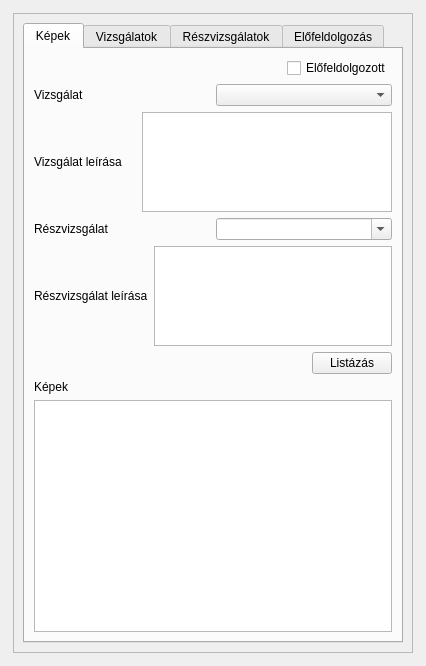
<?xml version="1.0" encoding="UTF-8"?>
<ui version="4.0">
 <class>MainWindow</class>
 <widget class="QMainWindow" name="MainWindow">
  <property name="geometry">
   <rect>
    <x>0</x>
    <y>0</y>
    <width>426</width>
    <height>666</height>
   </rect>
  </property>
  <property name="windowTitle">
   <string>Kezelő felület</string>
  </property>
  <widget class="QWidget" name="centralwidget">
   <layout class="QGridLayout" name="gridLayout_2">
    <item row="0" column="0">
     <widget class="QFrame" name="frame">
      <property name="frameShape">
       <enum>QFrame::NoFrame</enum>
      </property>
      <property name="frameShadow">
       <enum>QFrame::Raised</enum>
      </property>
      <layout class="QGridLayout" name="gridLayout">
       <property name="leftMargin">
        <number>4</number>
       </property>
       <property name="topMargin">
        <number>4</number>
       </property>
       <property name="rightMargin">
        <number>4</number>
       </property>
       <property name="bottomMargin">
        <number>4</number>
       </property>
       <item row="0" column="0">
        <widget class="QFrame" name="frame_2">
         <property name="maximumSize">
          <size>
           <width>450</width>
           <height>16777215</height>
          </size>
         </property>
         <property name="frameShape">
          <enum>QFrame::StyledPanel</enum>
         </property>
         <property name="frameShadow">
          <enum>QFrame::Raised</enum>
         </property>
         <layout class="QGridLayout" name="gridLayout_3">
          <item row="0" column="0">
           <widget class="QTabWidget" name="tabWidget">
            <property name="maximumSize">
             <size>
              <width>450</width>
              <height>16777215</height>
             </size>
            </property>
            <property name="tabPosition">
             <enum>QTabWidget::North</enum>
            </property>
            <property name="tabShape">
             <enum>QTabWidget::Rounded</enum>
            </property>
            <property name="currentIndex">
             <number>0</number>
            </property>
            <widget class="QWidget" name="tab">
             <attribute name="title">
              <string>Képek</string>
             </attribute>
             <layout class="QGridLayout" name="gridLayout_5">
              <item row="7" column="0">
               <widget class="QListWidget" name="imageListWidget"/>
              </item>
              <item row="2" column="0">
               <layout class="QHBoxLayout" name="horizontalLayout_5">
                <item>
                 <widget class="QLabel" name="label_3">
                  <property name="maximumSize">
                   <size>
                    <width>16777215</width>
                    <height>100</height>
                   </size>
                  </property>
                  <property name="text">
                   <string>Vizsgálat leírása</string>
                  </property>
                 </widget>
                </item>
                <item>
                 <widget class="QTextEdit" name="surveyTextEdit">
                  <property name="maximumSize">
                   <size>
                    <width>250</width>
                    <height>100</height>
                   </size>
                  </property>
                 </widget>
                </item>
               </layout>
              </item>
              <item row="4" column="0">
               <layout class="QHBoxLayout" name="horizontalLayout_13">
                <item>
                 <widget class="QLabel" name="label_13">
                  <property name="text">
                   <string>Részvizsgálat leírása</string>
                  </property>
                 </widget>
                </item>
                <item>
                 <widget class="QTextEdit" name="subSurveyTextBox">
                  <property name="maximumSize">
                   <size>
                    <width>16777215</width>
                    <height>100</height>
                   </size>
                  </property>
                 </widget>
                </item>
               </layout>
              </item>
              <item row="5" column="0">
               <layout class="QHBoxLayout" name="horizontalLayout_12">
                <item>
                 <spacer name="horizontalSpacer_2">
                  <property name="orientation">
                   <enum>Qt::Horizontal</enum>
                  </property>
                  <property name="sizeHint" stdset="0">
                   <size>
                    <width>429</width>
                    <height>20</height>
                   </size>
                  </property>
                 </spacer>
                </item>
                <item>
                 <widget class="QPushButton" name="listButton">
                  <property name="text">
                   <string>Listázás</string>
                  </property>
                 </widget>
                </item>
               </layout>
              </item>
              <item row="0" column="0">
               <layout class="QHBoxLayout" name="horizontalLayout_14">
                <item>
                 <spacer name="horizontalSpacer_3">
                  <property name="orientation">
                   <enum>Qt::Horizontal</enum>
                  </property>
                  <property name="sizeHint" stdset="0">
                   <size>
                    <width>40</width>
                    <height>20</height>
                   </size>
                  </property>
                 </spacer>
                </item>
                <item>
                 <widget class="QCheckBox" name="preProcessedCheckBox">
                  <property name="text">
                   <string>Előfeldolgozott</string>
                  </property>
                 </widget>
                </item>
               </layout>
              </item>
              <item row="3" column="0">
               <layout class="QHBoxLayout" name="horizontalLayout_7">
                <item>
                 <widget class="QLabel" name="label_2">
                  <property name="text">
                   <string>Részvizsgálat</string>
                  </property>
                 </widget>
                </item>
                <item>
                 <widget class="QComboBox" name="subSurveyComboBox">
                  <property name="maximumSize">
                   <size>
                    <width>300</width>
                    <height>30</height>
                   </size>
                  </property>
                  <property name="editable">
                   <bool>true</bool>
                  </property>
                 </widget>
                </item>
               </layout>
              </item>
              <item row="1" column="0">
               <layout class="QHBoxLayout" name="horizontalLayout_6">
                <item>
                 <widget class="QLabel" name="label">
                  <property name="text">
                   <string>Vizsgálat</string>
                  </property>
                 </widget>
                </item>
                <item>
                 <widget class="QComboBox" name="surveyComboBox">
                  <property name="maximumSize">
                   <size>
                    <width>300</width>
                    <height>30</height>
                   </size>
                  </property>
                  <property name="insertPolicy">
                   <enum>QComboBox::InsertAlphabetically</enum>
                  </property>
                 </widget>
                </item>
               </layout>
              </item>
              <item row="6" column="0">
               <widget class="QLabel" name="label_6">
                <property name="text">
                 <string>Képek</string>
                </property>
               </widget>
              </item>
             </layout>
            </widget>
            <widget class="QWidget" name="tab_2">
             <attribute name="title">
              <string>Vizsgálatok</string>
             </attribute>
             <layout class="QGridLayout" name="gridLayout_6">
              <item row="2" column="0" colspan="2">
               <layout class="QHBoxLayout" name="horizontalLayout_4">
                <item>
                 <widget class="QLabel" name="label_11">
                  <property name="text">
                   <string>Leírás</string>
                  </property>
                 </widget>
                </item>
                <item>
                 <widget class="QTextEdit" name="newSurveyDescriptionTextEdit">
                  <property name="maximumSize">
                   <size>
                    <width>350</width>
                    <height>16777215</height>
                   </size>
                  </property>
                 </widget>
                </item>
               </layout>
              </item>
              <item row="0" column="1">
               <layout class="QHBoxLayout" name="horizontalLayout_2">
                <item>
                 <widget class="QLineEdit" name="newSurveyPathLineEdit">
                  <property name="maximumSize">
                   <size>
                    <width>347</width>
                    <height>20</height>
                   </size>
                  </property>
                 </widget>
                </item>
                <item>
                 <widget class="QToolButton" name="toolButton">
                  <property name="maximumSize">
                   <size>
                    <width>16777215</width>
                    <height>20</height>
                   </size>
                  </property>
                  <property name="text">
                   <string>...</string>
                  </property>
                 </widget>
                </item>
               </layout>
              </item>
              <item row="1" column="0" colspan="2">
               <layout class="QHBoxLayout" name="horizontalLayout_3">
                <item>
                 <widget class="QLabel" name="label_9">
                  <property name="text">
                   <string>Vizsgálat neve</string>
                  </property>
                 </widget>
                </item>
                <item>
                 <widget class="QLineEdit" name="newSurveyNameLineEdit">
                  <property name="maximumSize">
                   <size>
                    <width>355</width>
                    <height>16777215</height>
                   </size>
                  </property>
                 </widget>
                </item>
               </layout>
              </item>
              <item row="0" column="0">
               <widget class="QLabel" name="label_10">
                <property name="maximumSize">
                 <size>
                  <width>16777215</width>
                  <height>30</height>
                 </size>
                </property>
                <property name="text">
                 <string>Elérési útvonal</string>
                </property>
               </widget>
              </item>
              <item row="3" column="0" colspan="2">
               <layout class="QHBoxLayout" name="horizontalLayout_8">
                <item>
                 <spacer name="horizontalSpacer">
                  <property name="orientation">
                   <enum>Qt::Horizontal</enum>
                  </property>
                  <property name="sizeHint" stdset="0">
                   <size>
                    <width>40</width>
                    <height>20</height>
                   </size>
                  </property>
                 </spacer>
                </item>
                <item>
                 <widget class="QPushButton" name="modifySurveyDescriptionButton">
                  <property name="text">
                   <string>Leírás módosítása</string>
                  </property>
                 </widget>
                </item>
                <item>
                 <widget class="QPushButton" name="deleteSurveyButton">
                  <property name="text">
                   <string>Törlés</string>
                  </property>
                 </widget>
                </item>
                <item>
                 <widget class="QPushButton" name="pushButton_2">
                  <property name="maximumSize">
                   <size>
                    <width>100</width>
                    <height>16777215</height>
                   </size>
                  </property>
                  <property name="text">
                   <string>Felvétel</string>
                  </property>
                 </widget>
                </item>
               </layout>
              </item>
              <item row="4" column="0">
               <widget class="QLabel" name="label_15">
                <property name="text">
                 <string>Vizsgálatok</string>
                </property>
               </widget>
              </item>
              <item row="5" column="0" colspan="2">
               <widget class="QListWidget" name="surveyListWidget"/>
              </item>
             </layout>
            </widget>
            <widget class="QWidget" name="tab_3">
             <attribute name="title">
              <string>Részvizsgálatok</string>
             </attribute>
             <layout class="QGridLayout" name="gridLayout_7">
              <item row="0" column="0" colspan="3">
               <layout class="QHBoxLayout" name="horizontalLayout_11">
                <item>
                 <widget class="QLabel" name="label_12">
                  <property name="text">
                   <string>Vizsgálat neve</string>
                  </property>
                 </widget>
                </item>
                <item>
                 <widget class="QComboBox" name="parentSurveyComboBox"/>
                </item>
               </layout>
              </item>
              <item row="1" column="0">
               <widget class="QLabel" name="label_8">
                <property name="text">
                 <string>Elérési útvonal</string>
                </property>
               </widget>
              </item>
              <item row="1" column="2">
               <layout class="QHBoxLayout" name="horizontalLayout_10">
                <item>
                 <widget class="QLineEdit" name="newSubSurveyPathLineEdit"/>
                </item>
                <item>
                 <widget class="QToolButton" name="toolButton_2">
                  <property name="text">
                   <string>...</string>
                  </property>
                 </widget>
                </item>
               </layout>
              </item>
              <item row="2" column="0" colspan="2">
               <widget class="QLabel" name="label_7">
                <property name="text">
                 <string>Részvizsgálat neve</string>
                </property>
               </widget>
              </item>
              <item row="2" column="2">
               <widget class="QLineEdit" name="newSubSurveyNameLineEdit"/>
              </item>
              <item row="3" column="0">
               <widget class="QLabel" name="label_4">
                <property name="text">
                 <string>Leírás</string>
                </property>
               </widget>
              </item>
              <item row="3" column="1" colspan="2">
               <widget class="QTextEdit" name="newSubSurveyDescriptionTextEdit"/>
              </item>
              <item row="4" column="0" colspan="3">
               <layout class="QHBoxLayout" name="horizontalLayout_9">
                <item>
                 <spacer name="horizontalSpacer_4">
                  <property name="orientation">
                   <enum>Qt::Horizontal</enum>
                  </property>
                  <property name="sizeHint" stdset="0">
                   <size>
                    <width>40</width>
                    <height>20</height>
                   </size>
                  </property>
                 </spacer>
                </item>
                <item>
                 <widget class="QPushButton" name="modifySubSurveyDescriptionButton">
                  <property name="text">
                   <string>Leírás módosítása</string>
                  </property>
                 </widget>
                </item>
                <item>
                 <widget class="QPushButton" name="deleteSubSurveyButton">
                  <property name="text">
                   <string>Törlés</string>
                  </property>
                 </widget>
                </item>
                <item>
                 <widget class="QPushButton" name="pushButton_4">
                  <property name="text">
                   <string>Felvétel</string>
                  </property>
                 </widget>
                </item>
               </layout>
              </item>
              <item row="5" column="0">
               <widget class="QLabel" name="label_14">
                <property name="text">
                 <string>Részvizsgálatok</string>
                </property>
               </widget>
              </item>
              <item row="6" column="0" colspan="3">
               <widget class="QListWidget" name="subSurveyListWidget"/>
              </item>
             </layout>
            </widget>
            <widget class="QWidget" name="tab_4">
             <attribute name="title">
              <string>Előfeldolgozás</string>
             </attribute>
             <layout class="QGridLayout" name="gridLayout_4">
              <item row="8" column="0">
               <widget class="QListWidget" name="imageListWidget_2"/>
              </item>
              <item row="1" column="0">
               <widget class="QPushButton" name="drawButton">
                <property name="minimumSize">
                 <size>
                  <width>0</width>
                  <height>30</height>
                 </size>
                </property>
                <property name="text">
                 <string>Perem berajzolás</string>
                </property>
               </widget>
              </item>
              <item row="4" column="0">
               <widget class="QPushButton" name="homomorphicButton">
                <property name="minimumSize">
                 <size>
                  <width>0</width>
                  <height>30</height>
                 </size>
                </property>
                <property name="text">
                 <string>Homomorfiaszűrés</string>
                </property>
               </widget>
              </item>
              <item row="0" column="0">
               <widget class="QPushButton" name="modifyButton">
                <property name="minimumSize">
                 <size>
                  <width>0</width>
                  <height>30</height>
                 </size>
                </property>
                <property name="text">
                 <string>Perem módosítás</string>
                </property>
               </widget>
              </item>
              <item row="5" column="0">
               <widget class="QLabel" name="label_5">
                <property name="text">
                 <string>Kijelölés megadása</string>
                </property>
               </widget>
              </item>
              <item row="2" column="0">
               <widget class="QPushButton" name="detectAndDrawButton">
                <property name="minimumSize">
                 <size>
                  <width>0</width>
                  <height>30</height>
                 </size>
                </property>
                <property name="text">
                 <string>Peremdetektálás</string>
                </property>
               </widget>
              </item>
              <item row="7" column="0">
               <widget class="QLabel" name="label_16">
                <property name="text">
                 <string>Képek</string>
                </property>
               </widget>
              </item>
              <item row="6" column="0" colspan="2">
               <layout class="QHBoxLayout" name="horizontalLayout">
                <item>
                 <widget class="QPushButton" name="pushButton_7">
                  <property name="text">
                   <string>Összes</string>
                  </property>
                 </widget>
                </item>
                <item>
                 <widget class="QPushButton" name="pushButton_8">
                  <property name="text">
                   <string>Megszüntetés</string>
                  </property>
                 </widget>
                </item>
                <item>
                 <widget class="QPushButton" name="pushButton_3">
                  <property name="text">
                   <string>Invertálás</string>
                  </property>
                 </widget>
                </item>
               </layout>
              </item>
             </layout>
            </widget>
           </widget>
          </item>
         </layout>
        </widget>
       </item>
      </layout>
     </widget>
    </item>
   </layout>
  </widget>
 </widget>
 <resources/>
 <connections/>
</ui>
